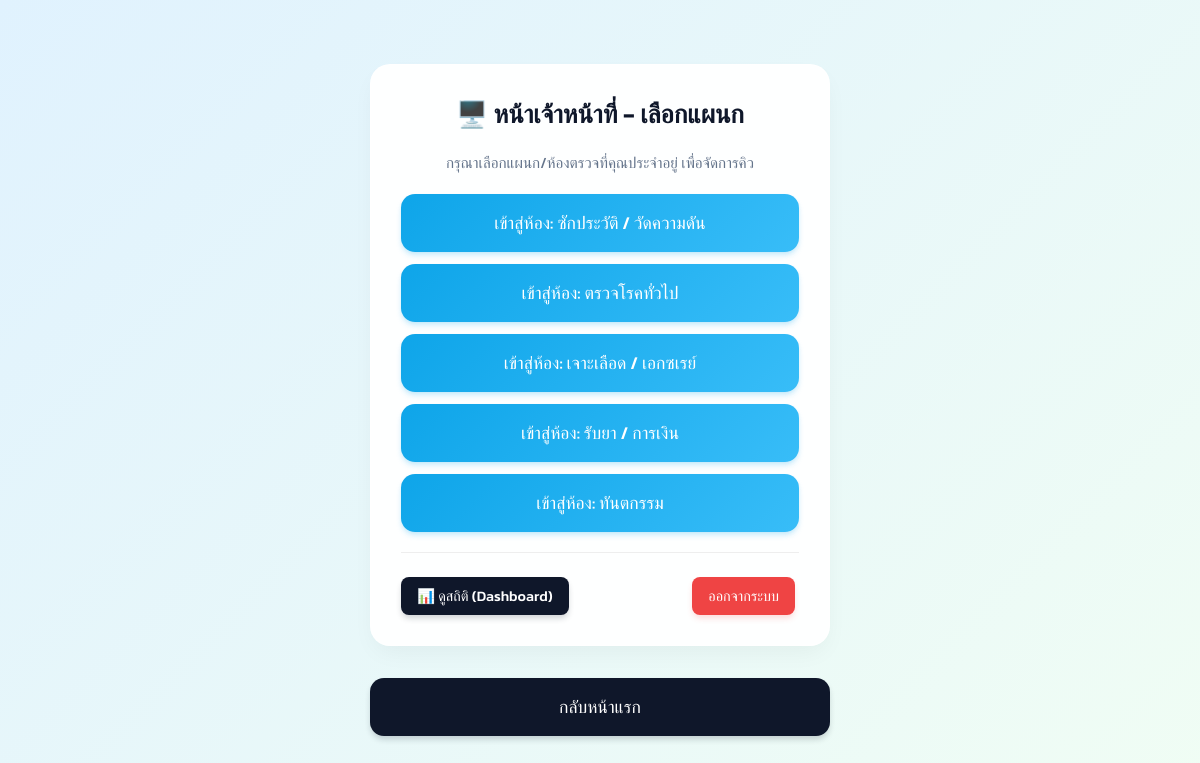
/admin/ (signed in), run on the app's committed database.
### tables this page shows
CREATE TABLE queue_types (
                id INTEGER PRIMARY KEY AUTOINCREMENT,
                name TEXT NOT NULL,
                prefix TEXT NOT NULL
            );

### app/routes/admin_routes.py (the view)
@admin_bp.route("/")
@login_required
def admin():
    db = get_db()
    queue_types = db.execute("SELECT * FROM queue_types").fetchall()
    return render_template("admin.html", queue_types=queue_types)

### app/database.py (called while the page is built)
def get_db():
    if "db" not in g:
        g.db = sqlite3.connect(current_app.config['DB_PATH'])
        g.db.row_factory = sqlite3.Row
    return g.db

### app/routes/admin_routes.py (called while the page is built)
def login_required(view):
    @wraps(view)
    def wrapped(*args, **kwargs):
        if not session.get("staff_id"):
            return redirect(url_for("admin.admin_login", next=request.path))
        return view(*args, **kwargs)
    return wrapped

### templates/admin.html (shortened to what this page needs)
{% extends "base.html" %}
{% block content %}
<div class="card">
  <h1>🖥️ หน้าเจ้าหน้าที่ - เลือกแผนก</h1>
  <p class="label">กรุณาเลือกแผนก/ห้องตรวจที่คุณประจำอยู่ เพื่อจัดการคิว</p>
  <div style="margin: 20px 0;">
    {% for qt in queue_types %}
    <a href="{{ url_for('admin.room', queue_type_id=qt.id) }}" class="btn" style="margin-bottom: 12px; display: block; text-decoration: none;">
      เข้าสู่ห้อง: {{ qt.name }}
    </a>
    {% endfor %}
  </div>
  <hr style="border:none; border-top:1px solid #eee; margin:20px 0;">
  <div style="display: flex; justify-content: space-between;">
    <a href="{{ url_for('admin.dashboard') }}" class="btn btn-small btn-secondary">📊 ดูสถิติ (Dashboard)</a>
    <form action="{{ url_for('admin.admin_logout') }}" method="post" style="display:inline-block;">
      <button class="btn btn-small btn-danger" type="submit">ออกจากระบบ</button>
    </form>
  </div>
</div>
<a href="{{ url_for('user.index') }}" class="btn btn-secondary">กลับหน้าแรก</a>
{% endblock %}

### templates/base.html (style rules this page uses)
:root { --primary: #0ea5e9; --primary-hover: #0284c7; --secondary: #0f172a; --bg-color: #f8fafc; --card-bg: rgba(255, 255, 255, 0.95); --text-main: #1e293b; --text-muted: #64748b; --danger: #ef4444; --success: #10b981; --warning: #f59e0b; }
* { box-sizing: border-box; }
body { font-family: 'Kanit', sans-serif; background: linear-gradient(135deg, #e0f2fe 0%, #f0fdf4 100%); margin: 0; padding: 0; color: var(--text-main); min-height: 100vh; }
.card { background: var(--card-bg); backdrop-filter: blur(10px); border-radius: 20px; padding: 30px; box-shadow: 0 10px 25px -5px rgba(0,0,0,0.05), 0 8px 10px -6px rgba(0,0,0,0.01); margin-bottom: 20px; border: 1px solid rgba(255, 255, 255, 0.5); transition: transform 0.2s ease, box-shadow 0.2s ease; }
h1 { font-size: 1.6rem; margin-top: 0; color: var(--secondary); text-align: center; font-weight: 600; }
.btn { display: block; width: 100%; padding: 16px; background: linear-gradient(135deg, var(--primary) 0%, #38bdf8 100%); color: white; border: none; border-radius: 14px; font-size: 1.1rem; font-weight: 500; font-family: 'Kanit', sans-serif; text-align: center; text-decoration: none; cursor: pointer; margin-top: 12px; transition: all 0.3s ease; box-shadow: 0 4px 6px -1px rgba(14, 165, 233, 0.2), 0 2px 4px -1px rgba(14, 165, 233, 0.1); }
.btn-secondary { background: var(--secondary); box-shadow: 0 4px 6px -1px rgba(15, 23, 42, 0.2); }
.btn-danger { background: var(--danger); box-shadow: 0 4px 6px -1px rgba(239, 68, 68, 0.2); }
.btn-small { padding: 8px 16px; font-size: 0.9rem; width: auto; display: inline-block; margin: 4px 4px 0 0; border-radius: 8px; }
.label { color: var(--text-muted); font-size: 0.95rem; text-align: center; font-weight: 400; }

### data on the page
queue_types: name "ซักประวัติ / วัดความดัน"
queue_types: name "ตรวจโรคทั่วไป"
queue_types: name "เจาะเลือด / เอกซเรย์"
queue_types: name "รับยา / การเงิน"
queue_types: name "ทันตกรรม"
